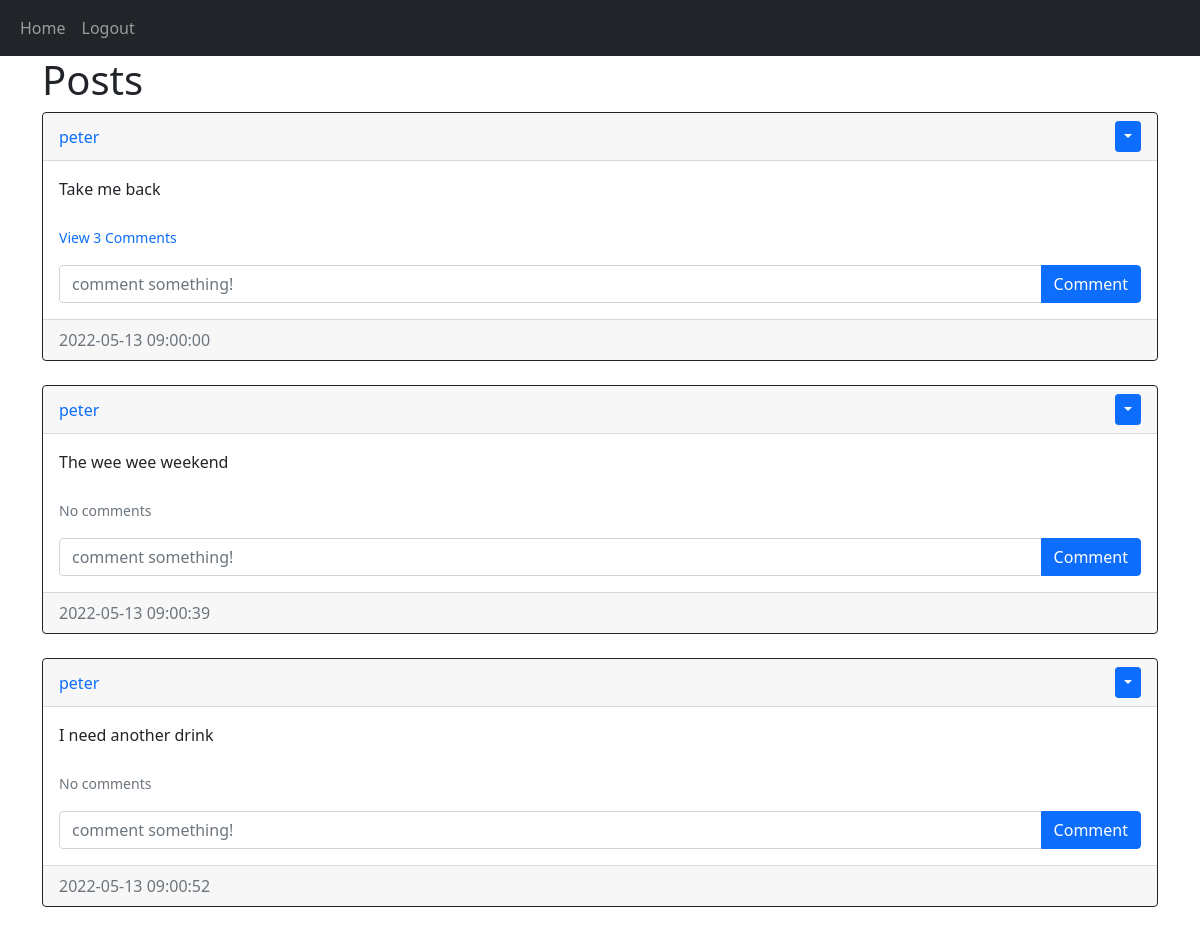
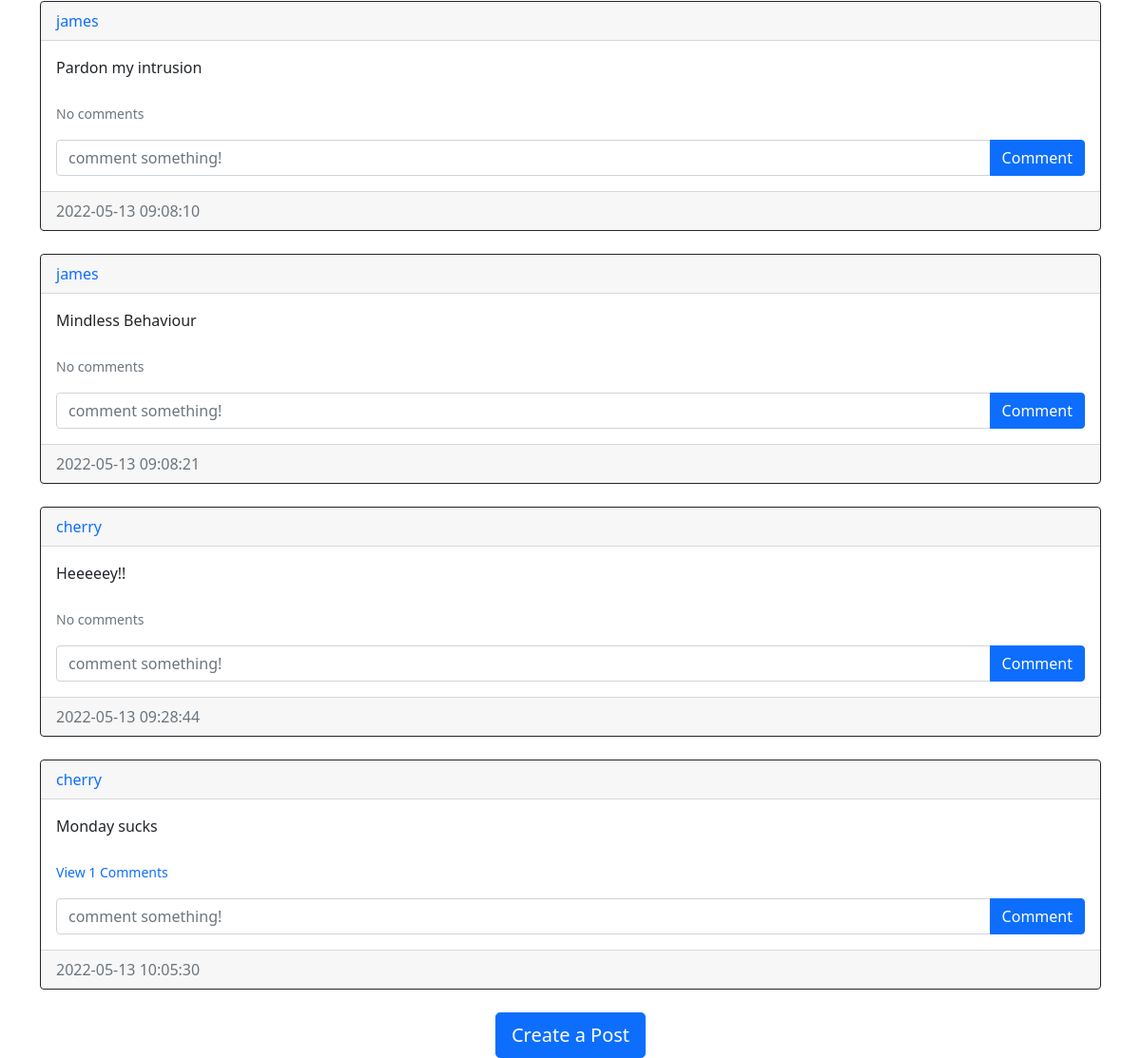
The app's page /home (signed in) with its own data (2 pictures, top to bottom).
### website/models/posts.py (models this page shows)
class Post(db.Model):
    id = db.Column(db.Integer, primary_key = True)
    text = db.Column(db.Text, nullable = False)
    date_created = db.Column(db.DateTime (timezone = True), default = func.now())
    author = db.Column(db.Integer, db.ForeignKey('user.id', ondelete = 'CASCADE'), nullable= False)
    comments = db.relationship('Comment', backref = 'post', passive_deletes = True)

### website/models/user.py (models this page shows)
class User(db.Model, UserMixin):
    id = db.Column(db.Integer, primary_key = True)
    email = db.Column(db.String(150), unique = True)
    username = db.Column(db.String(150), unique = True)
    password = db.Column(db.String(150))
    date_created = db.Column(db.DateTime (timezone = True), default = func.now())
    posts = db.relationship('Post', backref = 'user', passive_deletes = True)
    comments = db.relationship('Comment', backref = 'user', passive_deletes = True)

### website/views.py (the view)
@views.route('/')
@views.route('/home')
@login_required
def home():
    posts = Post.query.all()
    return render_template('home.html', user = current_user, posts = posts)

### website/__init__.py (called while the page is built)
def create_app():
    app = Flask(__name__)
    app.config['SECRET_KEY'] = '3456789032072dsjhe$@!@*hnui12'
    app.config['SQLALCHEMY_DATABASE_URI'] = f'sqlite:///{DB_NAME}'
    app.config['SQLALCHEMY_TRACK_MODIFICATIONS'] = False
    db.init_app(app)
    app.register_blueprint(views, url_prefix = '/')
    app.register_blueprint(auth, url_prefix = '/')
    create_database(app)
    login_manager = LoginManager()
    login_manager.login_view = 'auth.login'
    login_manager.init_app(app)
    @login_manager.user_loader
    def load_user(id):
       return User.query.get(int(id))
    return app

### website/templates/home.html (shortened to what this page needs)
{% extends 'posts_div.html' %}

### website/templates/posts_div.html (shortened to what this page needs)
{% extends 'base.html' %}
{% block content %}
<h1 align="'center">{% block header %}Posts{% endblock %}</h1>
<div id="posts">
    {% for post in posts %}
    <div class="card border-dark">
        <div class="card-header d-flex justify-content-between align-items-center">
            <a href="/posts/{{post.user.username}}" style="text-decoration: none;">{{post.user.username}}</a>
            {% if user.id == post.author %}
            <div class="btn-group">
                <button type="button" class="btn btn-sm btn-primary dropdown-toggle" data-bs-toggle = "dropdown"></button>
            </div>
            {% endif %}
        </div>
        <div class="card-body">
            <div class="card-text">{{post.text}}</div>
            <br/>
            <p class="card-text">
                {% if post.comments|length > 0 %}
                <a href="#comments-{{post.id}}" data-bs-toggle="collapse" role="button" style="text-decoration: none;">
                <small>View {{post.comments|length}} Comments</small>
                </a>
                {% else %}
                <small class="text-muted">No comments</small>
                {% endif %}
            </p>
            <form action="/create_comment/{{post.id}}" method = 'POST' class="input-group mb3">
                <input type="text" name="text" id="text" class="form-control" placeholder="comment something!" />
                <button type="submit" class="btn btn-primary">Comment</button>
            </form>
        </div>
        <div class="card-footer text-muted">{{post.date_created}}</div>
    </div>
    <br/>
    {% endfor %}
    </div>
    {% block footer %}
    <div align = 'center'>
        <a href="/create_post">
            <button class="btn btn-primary btn-lg">
            Create a Post
            </button>
        </a>
    </div>
{% endblock %}
{% endblock %}

### records on screen
Post: user.username "peter", text "Take me back", comments|length "3", date_created "2022-05-13 09:00:00"
Post: user.username "peter", text "The wee wee weekend", shows "No comments", date_created "2022-05-13 09:00:39"
Post: user.username "peter", text "I need another drink", shows "No comments", date_created "2022-05-13 09:00:52"
Post: user.username "james", text "Pardon my intrusion", shows "No comments", date_created "2022-05-13 09:08:10"
Post: user.username "james", text "Mindless Behaviour", shows "No comments", date_created "2022-05-13 09:08:21"
Post: user.username "cherry", text "Heeeeey!!", shows "No comments", date_created "2022-05-13 09:28:44"
Post: user.username "cherry", text "Monday sucks", comments|length "1", date_created "2022-05-13 10:05:30"
